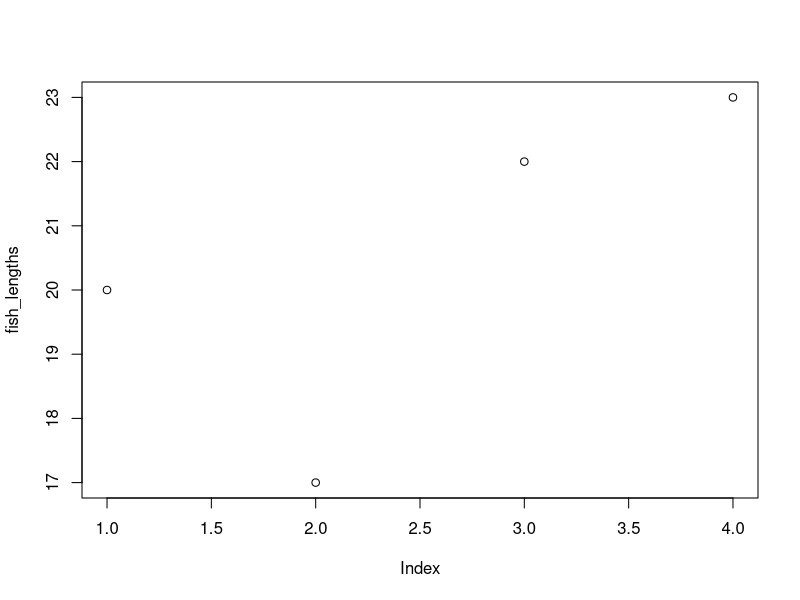
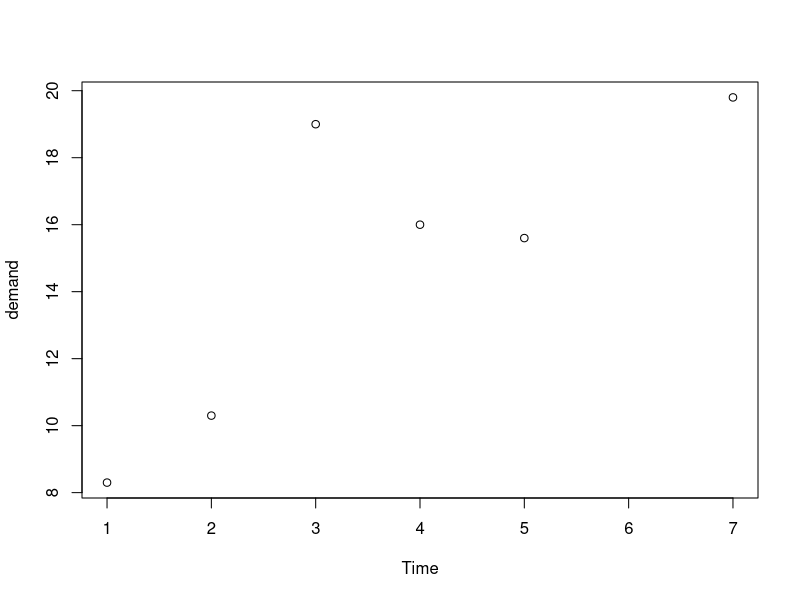

R code for these plots, in order:
## ---- chunk 1
2+2
## ---- chunk 2
sum(1:4)
## ---- chunk 3
fish_lengths <- c(20, 17, 22, 23)
fish_lengths
## ---- chunk 4
plot(fish_lengths)
## ---- chunk 5
2+5
## ---- chunk 6
a <- 1+2
a
## ---- chunk 7
a
## ---- chunk 8
data(BOD)
## ---- chunk 9
BOD
## ---- chunk 10
str(BOD)
## ---- chunk 11
plot(BOD)
